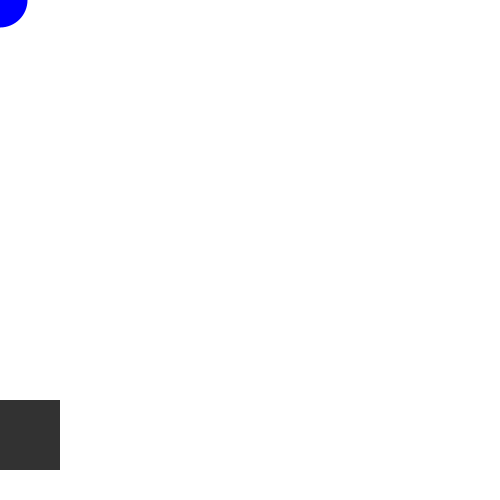
Frame 1 (no input)
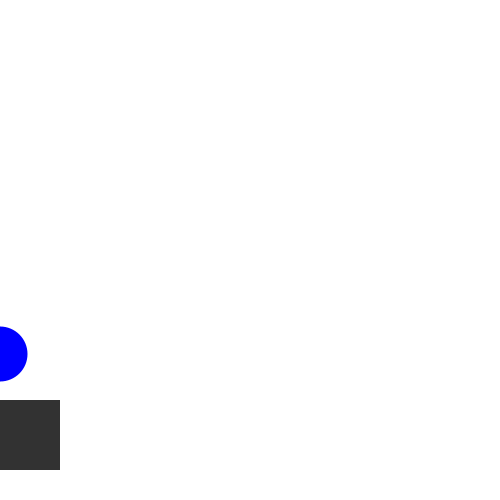
Frame 60 (the mouse pressed at the canvas centre just before this capture)
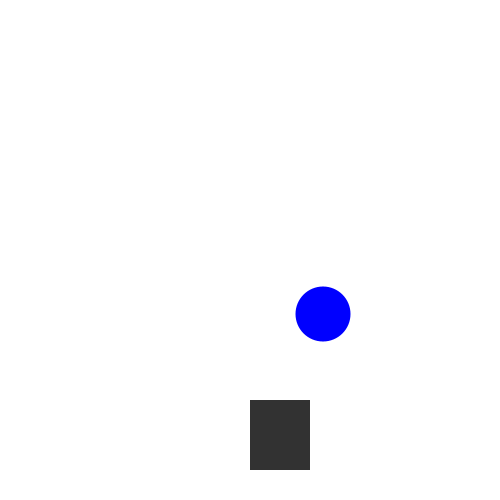
Frame 120 (the mouse held since frame 60 and released just before this capture)

The Processing sketch that drew these frames (run headless with seeded random() and noise(); from frame 60 on, the mouse is pressed at the canvas centre):

// Processing sketch: rain
// ── rain.pde
int fall=0;
int maxValue=500;
int x=0;
int score=0;
void setup() {
  size(500, 500);
}

void draw() {
  background(255, 255, 255);
  noStroke();
  fill(50,50,50);
  rect(mouseX,400,60,70);
  fill(0, 0, 255);
  ellipse(x, fall, 55, 55); 
  fall+=6;
  if (fall>400) {
    fall-=400;
    checkCatch(x);
    x=(int) random(500);
  }
}
void checkCatch(int x){
if (x > mouseX-50 && x < mouseX+100)
      score++;
   else if (score > 0)
     score--;
println("Your score is now: " + score);
}
